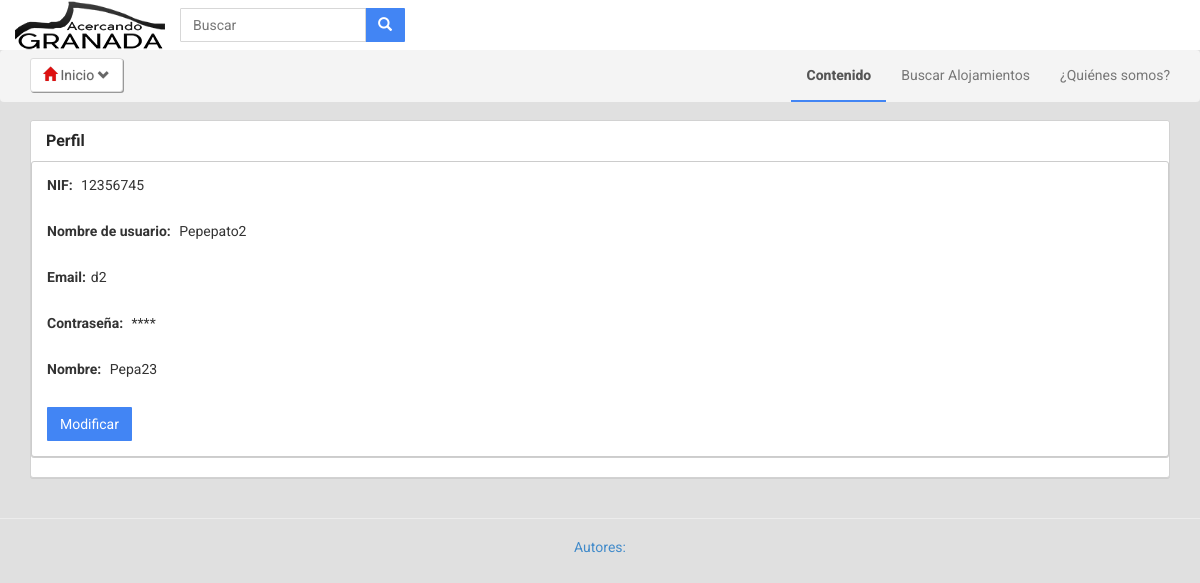
/GRXDev/index.php?cat=perfil (signed in), run on the app's committed database.
### tables this page shows
CREATE TABLE IF NOT EXISTS `usuarios` (
  `ID_Usuario` int(11) NOT NULL,
  `Nombre_usuario` varchar(12) NOT NULL,
  `Direccion_correo` varchar(25) NOT NULL,
  `Contrasena` varchar(12) NOT NULL,
  `Tipo_usuario` tinyint(4) NOT NULL,
  `Nombre` varchar(15) NOT NULL,
  `Apellidos` varchar(22) NOT NULL,
  `Sexo` varchar(8) NOT NULL DEFAULT 'Hombre',
  `Fecha_nacimiento` varchar(10) NOT NULL,
  `Ubicacion` varchar(15) NOT NULL,
  `NIF` varchar(15) NOT NULL,
  `Validador` int(11) NOT NULL
);

### GRXDev/conexionBD.php (called while the page is built)
<?php
include "BD.php";
$datos = new BD("localhost", "root", "", "GRXDev");
?>

### GRXDev/BD.php (called while the page is built, shortened)
<?php
class BD {
    private $localhost;
    private $user;
    private $pass;
    public function BD($direccion, $usuario, $contrasenia, $basedatos) {
        $this->localhost = $direccion;
        $this->user = $usuario;
        $this->pass = $contrasenia;
        $this->database = $basedatos;
    }
    public function GetMyConnection() {
        $this->conexion = mysql_connect($this->localhost, $this->user, $this->pass) or die('Could not connect to server.');
        return $this->conexion;
    }
    public function Query($cadena) {
        return $res = mysql_query($cadena, $this->GetMyConnection());
    }
}

### GRXDev/perfil.php (the view, shortened to what this page needs)
<div class="container" id="main">
    <div class="row">
        <?php
        include 'conexionBD.php';
		$id = isset($_GET['ID_Usuario']) ? $_GET['ID_Usuario'] : null;
		if(empty($id)){
			$result = $datos->Query("select Nombre_usuario,Direccion_correo,Tipo_usuario,ID_Usuario,Nombre,Apellidos,Sexo,Fecha_nacimiento,ubicacion,NIF from 	Usuarios where ID_Usuario='".$_COOKIE['id_usuario']."'");
		}
		else{
			$result = $datos->Query("select Nombre_usuario,Direccion_correo,Tipo_usuario,ID_Usuario,Nombre,Apellidos,Sexo,Fecha_nacimiento,ubicacion,NIF from 	Usuarios where ID_Usuario='".$id."'");
		}
		$fila = mysql_fetch_array($result);
		?>
            <div class="col-md-12 col-sm-12">
                <div class="panel panel-default">
                <div class="panel-heading">Perfil</div>
					<div class="panel panel-default">
						<?php
							if($fila['Tipo_usuario']==5){
						?>
						<div class="panel-body"><strong style="margin-right:5px;">NIF:  </strong><?php echo $fila['NIF']?></div>
						<?php }?>
						<div class="panel-body"><strong style="margin-right:5px;">Nombre de usuario:  </strong><?php echo $fila['Nombre_usuario']?></div>
						<div class="panel-body"><strong style="margin-right:5px;">Email:</strong><?php echo $fila['Direccion_correo']?></div>
						<div class="panel-body"><strong style="margin-right:5px;">Contraseña:  </strong>****</div>
						<div class="panel-body"><strong style="margin-right:5px;">Nombre: </strong><?php echo $fila['Nombre']?></div>
						<div class="panel-body"><button class="btn btn-primary" onClick="location.href = 'index.php?cat=modificar&ID_Usuario=<?php echo $fila['ID_Usuario'] ?>'" >Modificar</button></div>
					</div>
                </div>
            </div>
	</div>
</div>

### GRXDev/css/styles.css (style rules this page uses)
.btn,.form-control,.panel,.list-group,.well { border-radius:1px;box-shadow:0 0 0; }
.btn-primary { border-color:transparent; }
.btn-primary,.label-primary,.list-group-item.active, .list-group-item.active:hover, .list-group-item.active:focus { background-color:#4285f4; }
.well,.panel { border-color:#d2d2d2;box-shadow:0 1px 0 #cfcfcf;border-radius:3px; }
button { outline: 0; }
.panel .panel-heading { background-color:#ffffff; font-weight:700; font-size:16px; color:#262626; border-color:#ffffff; }
.panel .panel-default { border-color:#cccccc; }
#main { padding-top:120px; }

### data on the page
usuarios: NIF "12356745", Nombre_usuario "Pepepato2", Direccion_correo "d2", Nombre "Pepa23"
